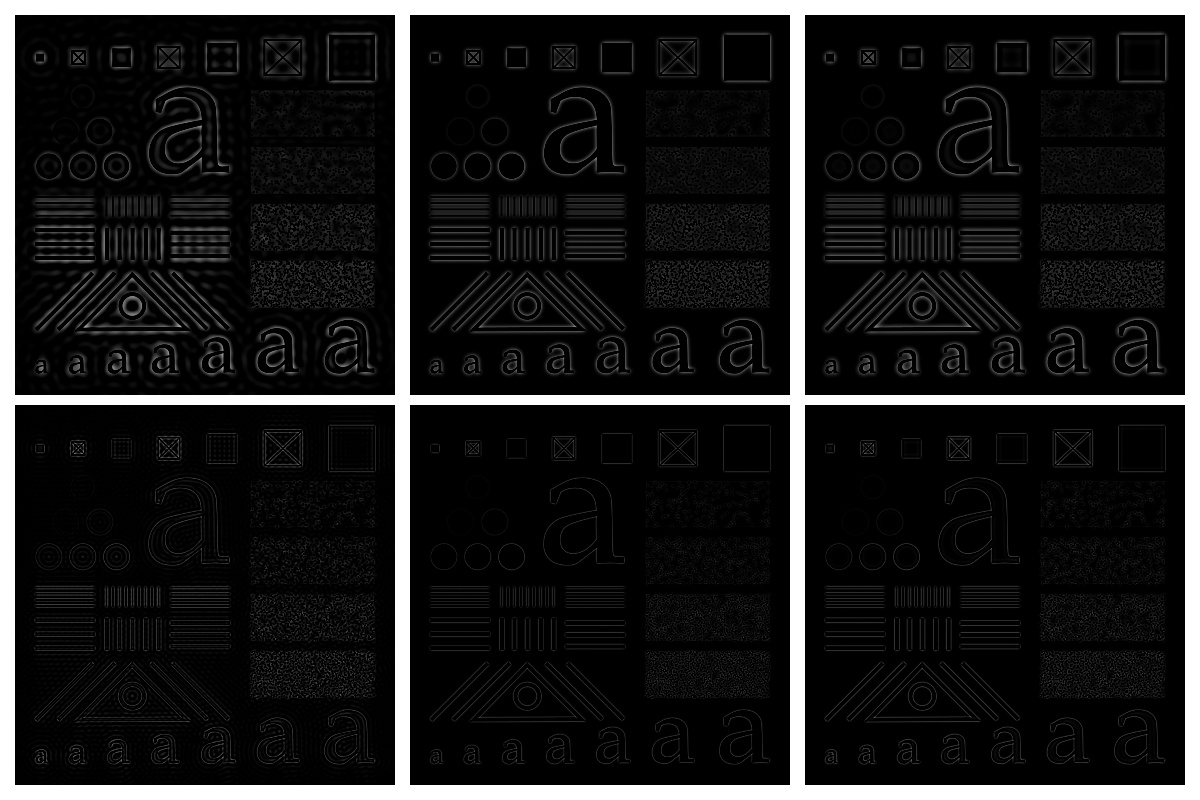

Here is the Python script that generated this plot:
import os
import sys
import numpy as np
import matplotlib.pyplot as plt
from skimage.io import imread
from skimage.util import img_as_float
from libDIPUM.hpfilter import hpfilter
from libDIP.dftFiltering4e import dftFiltering4e
from libDIP.intScaling4e import intScaling4e
from libDIPUM.data_path import dip_data

# Data
img_path = dip_data('characterTestPattern688.tif')
f = img_as_float(imread(img_path))
M, N = f.shape
P = 2 * M
Q = 2 * N

# Ideal High Pass
H = np.fft.ifftshift(hpfilter('ideal', P, Q, 60))
gI60 = dftFiltering4e(f, H)
H = np.fft.ifftshift(hpfilter('ideal', P, Q, 160))
gI160 = dftFiltering4e(f, H)
gI160e = intScaling4e(gI160)

# Gaussian High Pass
H = np.fft.ifftshift(hpfilter('gaussian', P, Q, 60))
gG60 = dftFiltering4e(f, H)
H = np.fft.ifftshift(hpfilter('gaussian', P, Q, 160))
gG160 = dftFiltering4e(f, H)
gG160e = intScaling4e(gG160)

# Butterworth High Pass
H = np.fft.ifftshift(hpfilter('butterworth', P, Q, 60, 2))
gB60 = dftFiltering4e(f, H)
H = np.fft.ifftshift(hpfilter('butterworth', P, Q, 160, 2))
gB160 = dftFiltering4e(f, H)
gB160e = intScaling4e(gB160)

# Display figure 1
fig1, axes1 = plt.subplots(2, 3, figsize=(12, 8))
axes1[0, 0].imshow(gI60, cmap='gray', vmin=0, vmax=1)
axes1[0, 0].axis('off')

axes1[0, 1].imshow(gG60, cmap='gray', vmin=0, vmax=1)
axes1[0, 1].axis('off')

axes1[0, 2].imshow(gB60, cmap='gray', vmin=0, vmax=1)
axes1[0, 2].axis('off')

axes1[1, 0].imshow(gI160, cmap='gray', vmin=0, vmax=1)
axes1[1, 0].axis('off')

axes1[1, 1].imshow(gG160, cmap='gray', vmin=0, vmax=1)
axes1[1, 1].axis('off')

axes1[1, 2].imshow(gB160, cmap='gray', vmin=0, vmax=1)
axes1[1, 2].axis('off')

plt.tight_layout()
plt.savefig('Figure453.png')

# Display figure 2
fig2, axes2 = plt.subplots(1, 3, figsize=(12, 4))
axes2[0].imshow(gI160e, cmap='gray')
axes2[0].axis('off')

axes2[1].imshow(gG160e, cmap='gray')
axes2[1].axis('off')

axes2[2].imshow(gB160e, cmap='gray')
axes2[2].axis('off')

plt.tight_layout()
plt.savefig('Figure454.png')
plt.show()
